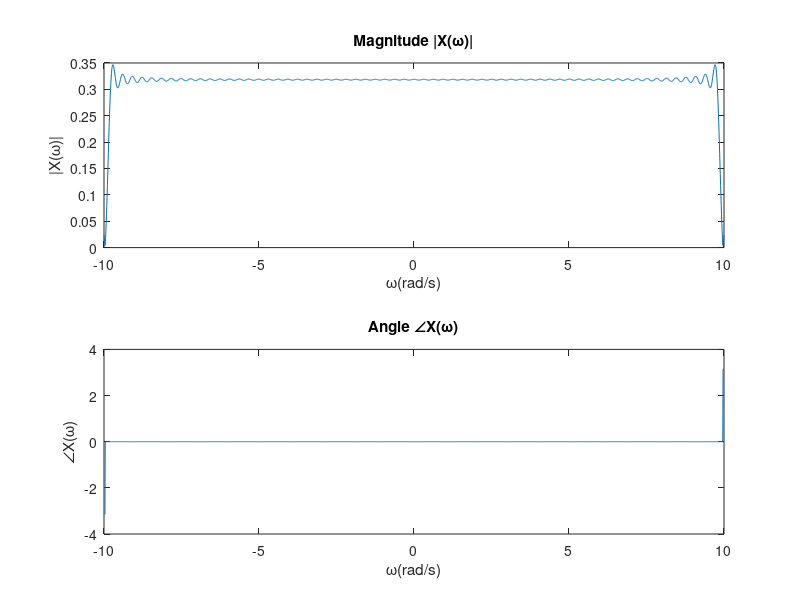

Write the MATLAB code that produced this figure.
close all
clear all
clc

%part a
w = -10:0.01:10; % given w
t = -20:0.1:20; % given t
x = sinc(pi*t); % defining x

% finding X(w)
for ii=1:length(w)
    Xw(ii)= trapz(t, x.*exp(-j*w(ii)*t));
end

figure();

%plotting Magnitude of X(w)
subplot(211)
plot(w, abs(Xw))
title('Magnitude |X(\omega)|')
xlabel('\omega(rad/s)')
ylabel('|X(\omega)|')

%plotting Angle of X(w)
subplot(212)
plot(w, angle(Xw))
title('Angle \angleX(\omega)')
xlabel('\omega(rad/s)')
ylabel('\angleX(\omega)')

%part b
% finding energy in time domain
E_t = trapz(t,abs(x).^2)

%part c
% finding energy in frequency domain
E_w = trapz(w,abs(Xw).^2)/2/pi
